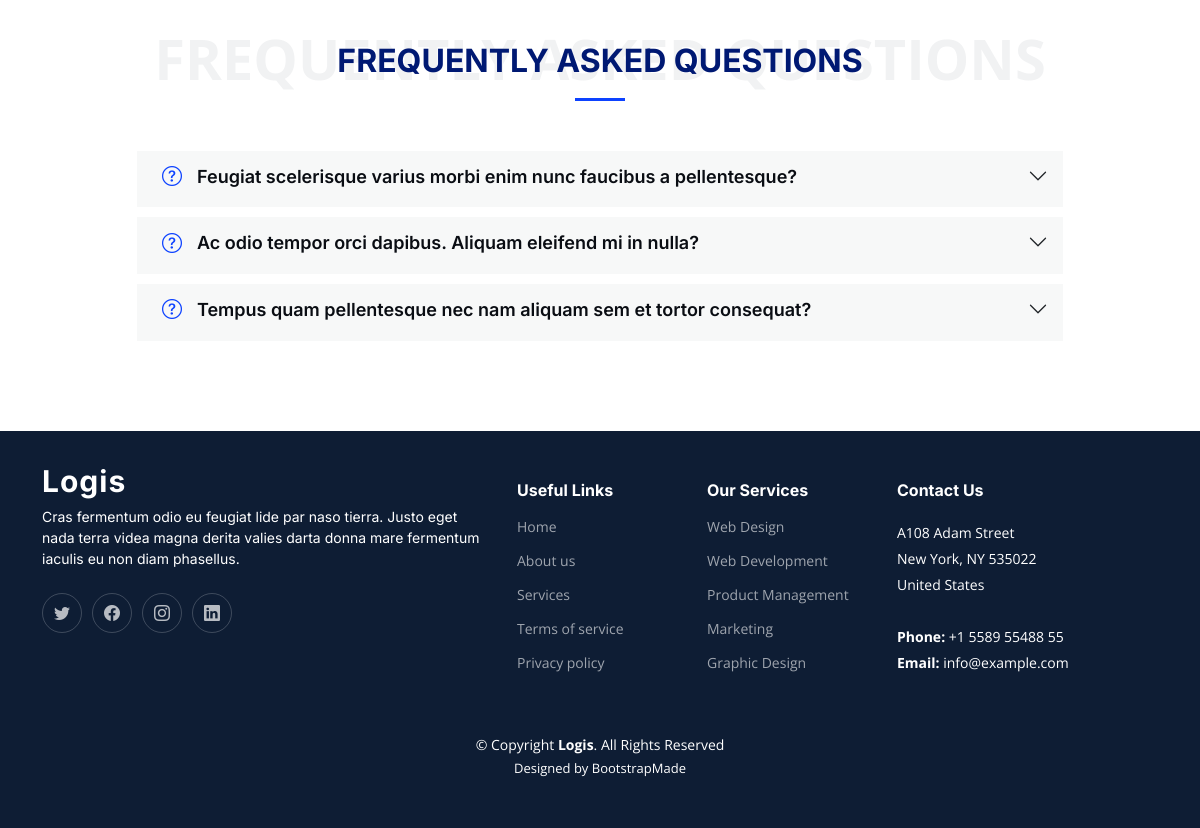
Before: / (lower part) with the older database file.
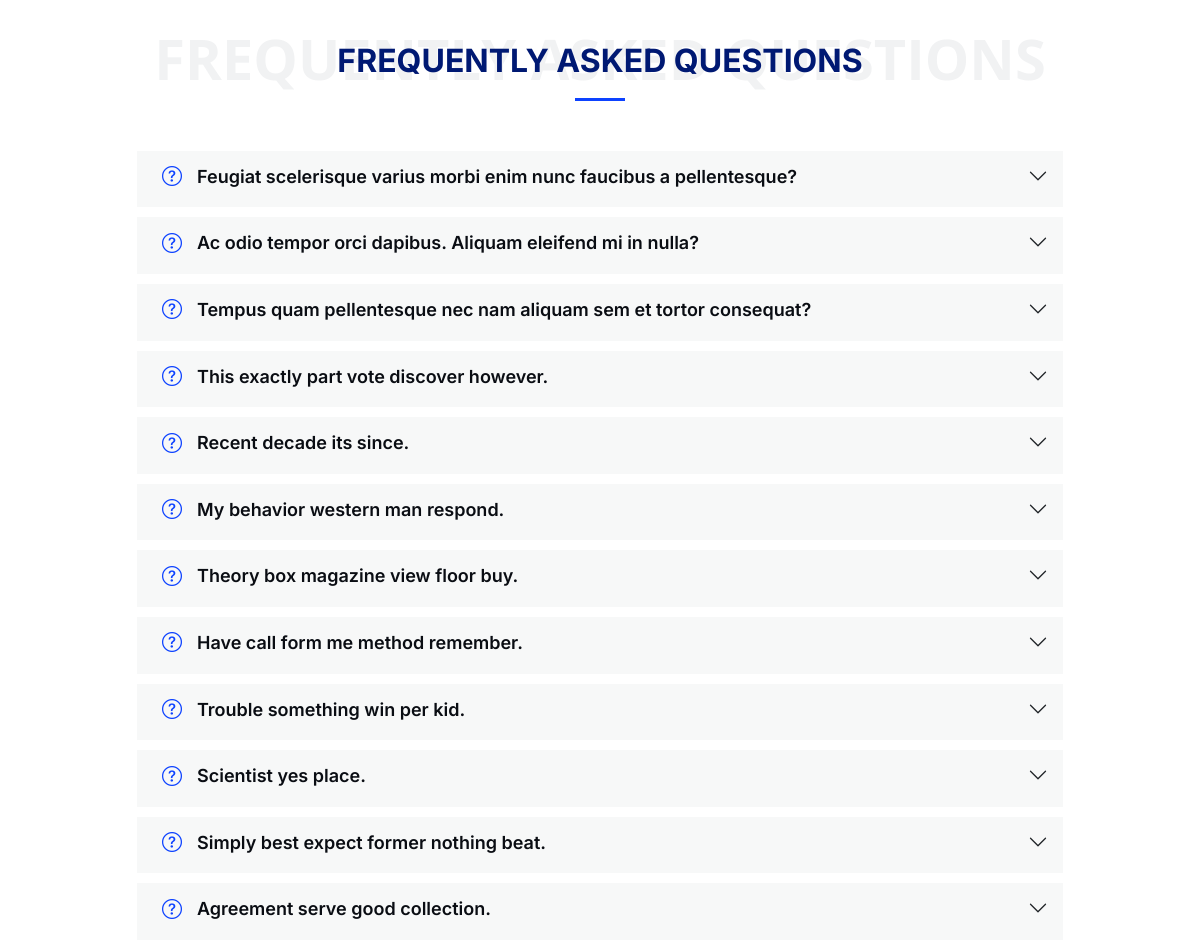
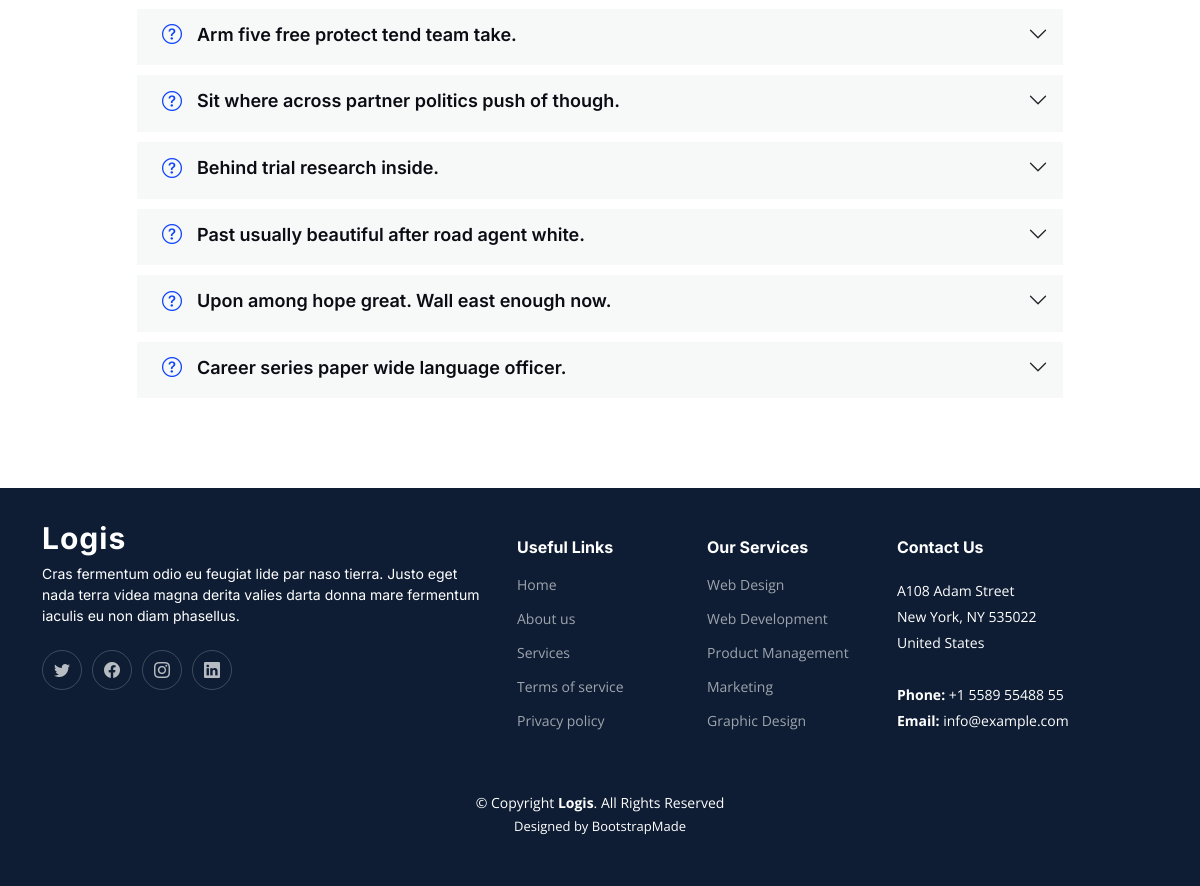
After: the same page with the newer database file (2 pictures, top to bottom).
### service/models.py (models this page shows, shortened)
class FaqAsked(models.Model):
    ask = models.CharField(max_length = 200)
    answer = models.TextField(1000)

### service/views.py (the view)
# urls.py: path('', HomeList.as_view(), name='home'),
class HomeList(ListView):
    model = Service
    paginate_by = 6
    template_name = 'service/home.html'
    extra_context = {
        'services': Service.objects.all(),
        'teams': OurTeam.objects.all(),
        'last': LastService.objects.all(),
        'about': About.objects.all(),
        'team': OurTeam.objects.all(),
        'plane': Pricing.objects.all(),
        'review': Review.objects.all(),
        'ask': FaqAsked.objects.all(),
        'offer': Offer.objects.all(),
    }

### service/models.py (called while the page is built)
    def __str__(self) :
        return str(self.name)

    def __str__(self):
        return str(self.plane_name)

### service/templates/service/home.html (shortened to what this page needs)
{%extends 'base.html'%}
{%block body%}
<main id="main">
  <section id="faq" class="faq">
    <div class="container" data-aos="fade-up">
      <div class="section-header">
        <h2>Frequently Asked Questions</h2>
      </div>
      <div class="row justify-content-center" data-aos="fade-up" data-aos-delay="200">
        <div class="col-lg-10">
          <div class="accordion accordion-flush" id="faqlist">
            {%for item in ask %}
            <div class="accordion-item">
              <h3 class="accordion-header">
                <button class="accordion-button collapsed" type="button" data-bs-toggle="collapse"
                  data-bs-target="#faq-content-1">
                  <i class="bi bi-question-circle question-icon"></i>
                  {{item.ask}}
                </button>
              </h3>
            </div>
            {%endfor%}
          </div>
        </div>
      </div>
    </div>
  </section>
</main>
{%endblock%}

### templates/base.html (shortened to what this page needs)
{% load static %}
<!DOCTYPE html>
<html lang="en">
<head>
  <link href="{% static 'assets/vendor/bootstrap/css/bootstrap.min.css' %}" rel="stylesheet">
  <link href="{% static 'assets/vendor/bootstrap-icons/bootstrap-icons.css' %}" rel="stylesheet">
  <link href="{% static 'assets/vendor/fontawesome-free/css/all.min.css' %}" rel="stylesheet">
  <link href="{% static 'assets/vendor/glightbox/css/glightbox.min.css' %}" rel="stylesheet">
  <link href="{% static 'assets/vendor/swiper/swiper-bundle.min.css' %}" rel="stylesheet">
  <link href="{% static 'assets/vendor/aos/aos.css' %}" rel="stylesheet">
  <link href="{% static 'assets/css/main.css' %}" rel="stylesheet">
</head>
<body>
  {% block body%}
  {% endblock %}
    <footer id="footer" class="footer">
      <div class="container">
        <div class="row gy-4">
          <div class="col-lg-5 col-md-12 footer-info">
            <a href="index.html" class="logo d-flex align-items-center">
              <span>Logis</span>
            </a>
            <p>Cras fermentum odio eu feugiat lide par naso tierra. Justo eget nada terra videa magna derita valies
              darta
              donna mare fermentum iaculis eu non diam phasellus.</p>
            <div class="social-links d-flex mt-4">
              <a href="#" class="twitter"><i class="bi bi-twitter"></i></a>
              <a href="#" class="facebook"><i class="bi bi-facebook"></i></a>
              <a href="#" class="instagram"><i class="bi bi-instagram"></i></a>
              <a href="#" class="linkedin"><i class="bi bi-linkedin"></i></a>
            </div>
          </div>
          <div class="col-lg-2 col-6 footer-links">
            <h4>Useful Links</h4>
            <ul>
              <li><a href="#">Home</a></li>
              <li><a href="#">About us</a></li>
              <li><a href="#">Services</a></li>
              <li><a href="#">Terms of service</a></li>
              <li><a href="#">Privacy policy</a></li>
            </ul>
          </div>
          <div class="col-lg-2 col-6 footer-links">
            <h4>Our Services</h4>
            <ul>
              <li><a href="#">Web Design</a></li>
              <li><a href="#">Web Development</a></li>
              <li><a href="#">Product Management</a></li>
              <li><a href="#">Marketing</a></li>
              <li><a href="#">Graphic Design</a></li>
            </ul>
          </div>
          <div class="col-lg-3 col-md-12 footer-contact text-center text-md-start">
            <h4>Contact Us</h4>
            <p>
              A108 Adam Street <br>
              New York, NY 535022<br>
              United States <br><br>
              <strong>Phone:</strong> +1 5589 55488 55<br>
              <strong>Email:</strong> info@example.com<br>
            </p>
          </div>
        </div>
      </div>
      <div class="container mt-4">
        <div class="copyright">
          &copy; Copyright <strong><span>Logis</span></strong>. All Rights Reserved
        </div>
        <div class="credits">
          Designed by <a href="https://bootstrapmade.com/">BootstrapMade</a>
        </div>
      </div>
    </footer>
</body>
</html>

### static/assets/css/main.css (style rules this page uses)
:root { --font-default: "Open Sans", system-ui, -apple-system, "Segoe UI", Roboto, "Helvetica Neue", Arial, "Noto Sans", "Liberation Sans", sans-serif, "Apple Color Emoji", "Segoe UI Emoji", "Segoe UI Symbol", "Noto Color Emoji"; --font-primary: "Inter", sans-serif; --font-secondary: "Poppins", sans-serif; }
:root { --color-default: #0a0d13; --color-primary: #0d42ff; --color-secondary: #0e1d34; }
:root { scroll-behavior: smooth; }
body { font-family: var(--font-default); color: var(--color-default); }
a { color: var(--color-primary); text-decoration: none; }
h1, h2, h3, h4, h5, h6 { font-family: var(--font-primary); }
section { padding: 80px 0; overflow: hidden; }
.section-header { text-align: center; padding: 30px 0; position: relative; }
.section-header h2 { font-size: 32px; font-weight: 700; text-transform: uppercase; margin-bottom: 20px; padding-bottom: 0; color: #001973; position: relative; z-index: 2; margin-bottom: 20px; padding-bottom: 20px; position: relative; }
.section-header h2:after { content: ""; position: absolute; display: block; width: 50px; height: 3px; background: var(--color-primary); left: 0; right: 0; bottom: 0; margin: auto; }
.faq { padding-top: 80px; }
.faq .accordion-item { border: 0; margin-bottom: 10px; }
.faq .accordion-button { padding: 15px 30px 20px 60px; font-weight: 600; border: 0; font-size: 18px; color: var(--color-default); text-align: left; background: rgba(14, 29, 52, 0.03); border-radius: 5px; }
.faq .question-icon { position: absolute; top: 14px; left: 25px; font-size: 20px; color: var(--color-primary); }
.faq .accordion-button:after { position: absolute; right: 15px; top: 15px; }
.footer { font-size: 14px; background-color: var(--color-secondary); padding: 50px 0; color: white; }
.footer .footer-info .logo { line-height: 0; margin-bottom: 25px; }
.footer .footer-info .logo span { font-size: 30px; font-weight: 700; letter-spacing: 1px; color: #fff; font-family: var(--font-primary); }
.footer .footer-info p { font-size: 14px; font-family: var(--font-primary); }
.footer .social-links a { display: flex; align-items: center; justify-content: center; width: 40px; height: 40px; border-radius: 50%; border: 1px solid rgba(255, 255, 255, 0.2); font-size: 16px; color: rgba(255, 255, 255, 0.7); margin-right: 10px; transition: 0.3s; }
.footer h4 { font-size: 16px; font-weight: bold; position: relative; padding-bottom: 12px; }
.footer .footer-links { margin-bottom: 30px; }
.footer .footer-links ul { list-style: none; padding: 0; margin: 0; }
.footer .footer-links ul li { padding: 10px 0; display: flex; align-items: center; }
.footer .footer-links ul li:first-child { padding-top: 0; }
.footer .footer-links ul a { color: rgba(255, 255, 255, 0.6); transition: 0.3s; display: inline-block; line-height: 1; }
.footer .footer-contact p { line-height: 26px; }
.footer .copyright { text-align: center; }
.footer .credits { padding-top: 4px; text-align: center; font-size: 13px; }
.footer .credits a { color: #fff; }

Changed rows visible on the page:
added FaqAsked: ask "This exactly part vote discover however."
added FaqAsked: ask "Recent decade its since."
added FaqAsked: ask "My behavior western man respond."
added FaqAsked: ask "Theory box magazine view floor buy."
added FaqAsked: ask "Have call form me method remember."
added FaqAsked: ask "Trouble something win per kid."
added FaqAsked: ask "Scientist yes place."
added FaqAsked: ask "Simply best expect former nothing beat."
added FaqAsked: ask "Agreement serve good collection."
added FaqAsked: ask "Arm five free protect tend team take."
added FaqAsked: ask "Sit where across partner politics push of though."
added FaqAsked: ask "Behind trial research inside."
added FaqAsked: ask "Past usually beautiful after road agent white."
added FaqAsked: ask "Upon among hope great. Wall east enough now."
added FaqAsked: ask "Career series paper wide language officer."
